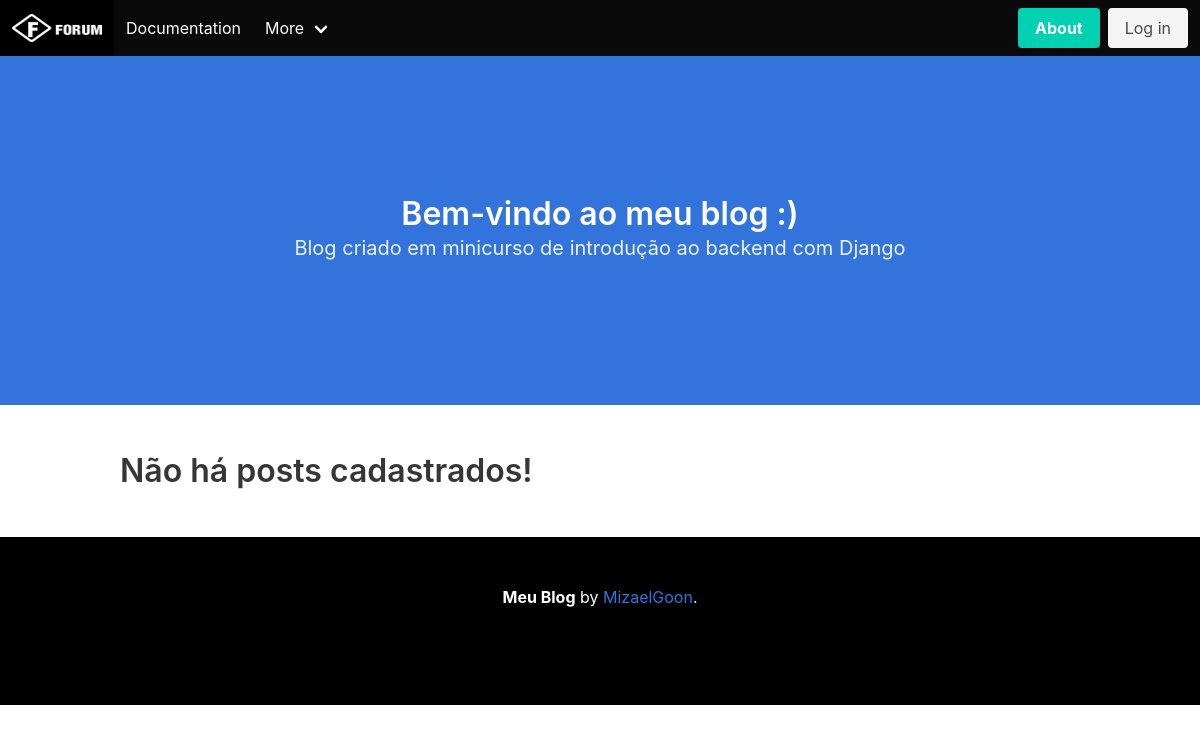
Before: / with the older database file.
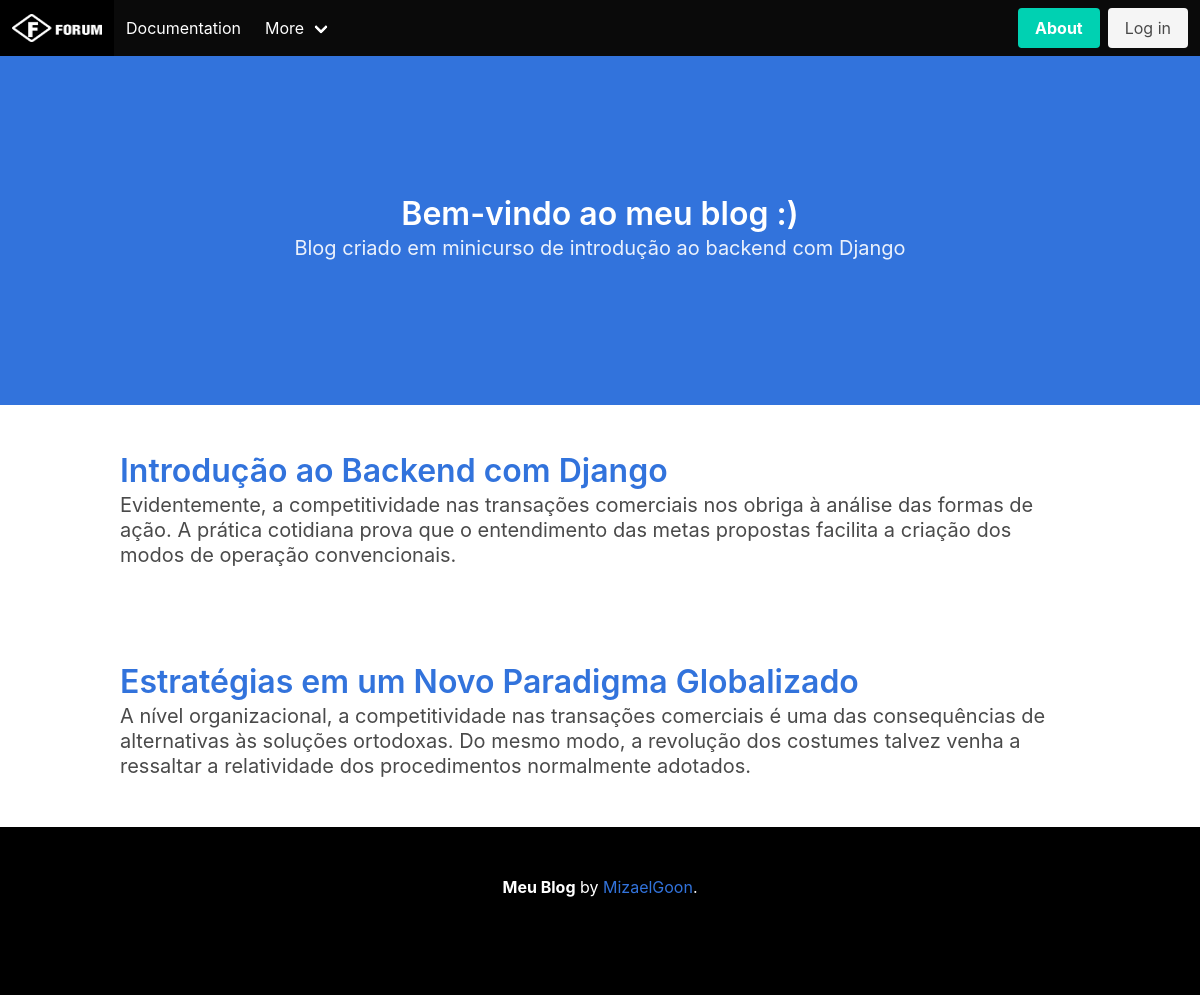
After: the same page with the newer database file.
### core/models.py (models this page shows, shortened)
class Post(models.Model):
    title = models.CharField('Título', max_length=300, blank=False, null=False)
    resume = models.TextField('Resumo', max_length=500, blank=False, null=False, default='')
    content = RichTextField()
    date_published = models.DateTimeField('Data de publicação', auto_now_add=True)
    slug = models.SlugField('Slug', editable=False)

### core/views.py (the view)
# urls.py: path('', views.index, name='index'),
def index(request):
    posts = Post.objects.all().order_by('-date_published')
    data = {
        'post_list': posts,
    }
    return render(request, 'core/index.html', data)

### core/templates/core/index.html
{% extends './base.html' %}
{% block content %}
{% if post_list %}
    {% for post in post_list %}
        <section class="section">
            <div class="container">
                <h1 class="title"><a href="{% url 'core:detail' post.slug %}">{{ post.title }}</a></h1>
                <h2 class="subtitle">
                    {{ post.resume }}
                </h2>
            </div>
        </section>
    {% endfor %}
{% else %}
    <section class="section">
        <div class="container">
            <h1 class="title">Não há posts cadastrados!</h1>
        </div>
    </section>
{% endif %}
{% endblock %}

### core/templates/core/base.html (shortened to what this page needs)
{% load static %}
<!DOCTYPE html>
<html lang="pt-BR">
<head>
	<link rel="stylesheet" href="{% static 'css/bulma.css' %}">
	<link rel="stylesheet" href="{% static 'css/main.css' %}">
	<link rel="stylesheet" href="{% static 'css/wysiwyg.css' %}">
</head>
<body class="has-navbar-fixed-top">
	<nav class="navbar is-black is-fixed-top" role="navigation" aria-label="main navigation">
		<div class="navbar-brand">
			<a class="navbar-item" href="/">
				<img src="/static/img/logo-white.png" width="90" height="45">
			</a>
		</div>
		<div id="navbarBasicExample" class="navbar-menu">
			<div class="navbar-start">
				<a class="navbar-item">
					Documentation
				</a>
				<div class="navbar-item has-dropdown is-hoverable">
					<a class="navbar-link">
						More
					</a>
				</div>
			</div>
			<div class="navbar-end">
				<div class="navbar-item">
					<div class="buttons">
						<a class="button is-primary" href="{% url 'core:about' %}">
							<strong>About</strong>
						</a>
						<a class="button is-light">
							Log in
						</a>
					</div>
				</div>
			</div>
		</div>
	</nav>
	<section class="hero is-link is-medium">
		<div class="hero-body">
			<div class="container">
				<h1 class="title has-text-centered">
					Bem-vindo ao meu blog :)
				</h1>
				<h2 class="subtitle has-text-centered">
					Blog criado em minicurso de introdução ao backend com Django
				</h2>
			</div>
		</div>
	</section>
	{% block content %}
	{% endblock %}
	<footer class="footer">
		<div class="content has-text-centered">
			<p class="has-text-white">
				<strong class="has-text-white">Meu Blog</strong> by <a
					href="https://instagram.com/mizaelgoonfs">MizaelGoon</a>.
			</p>
		</div>
	</footer>
</body>
</html>

### core/static/css/main.css (style rules this page uses)
.footer { background-color: black; }

Changed rows visible on the page:
added Post: title "Introdução ao Backend com Django", resume "Evidentemente, a competitividade nas transações comerciais nos obriga à análise das formas de ação. A prática cotidiana prova que o entendimento das metas propostas facilita a criação dos modos de operação convencionais."
added Post: title "Estratégias em um Novo Paradigma Globalizado", resume "A nível organizacional, a competitividade nas transações comerciais é uma das consequências de alternativas às soluções ortodoxas. Do mesmo modo, a revolução dos costumes talvez venha a ressaltar a relatividade dos procedimentos normalmente adotados."
Other visible differences:
text no longer shown: "Não há posts cadastrados!"
